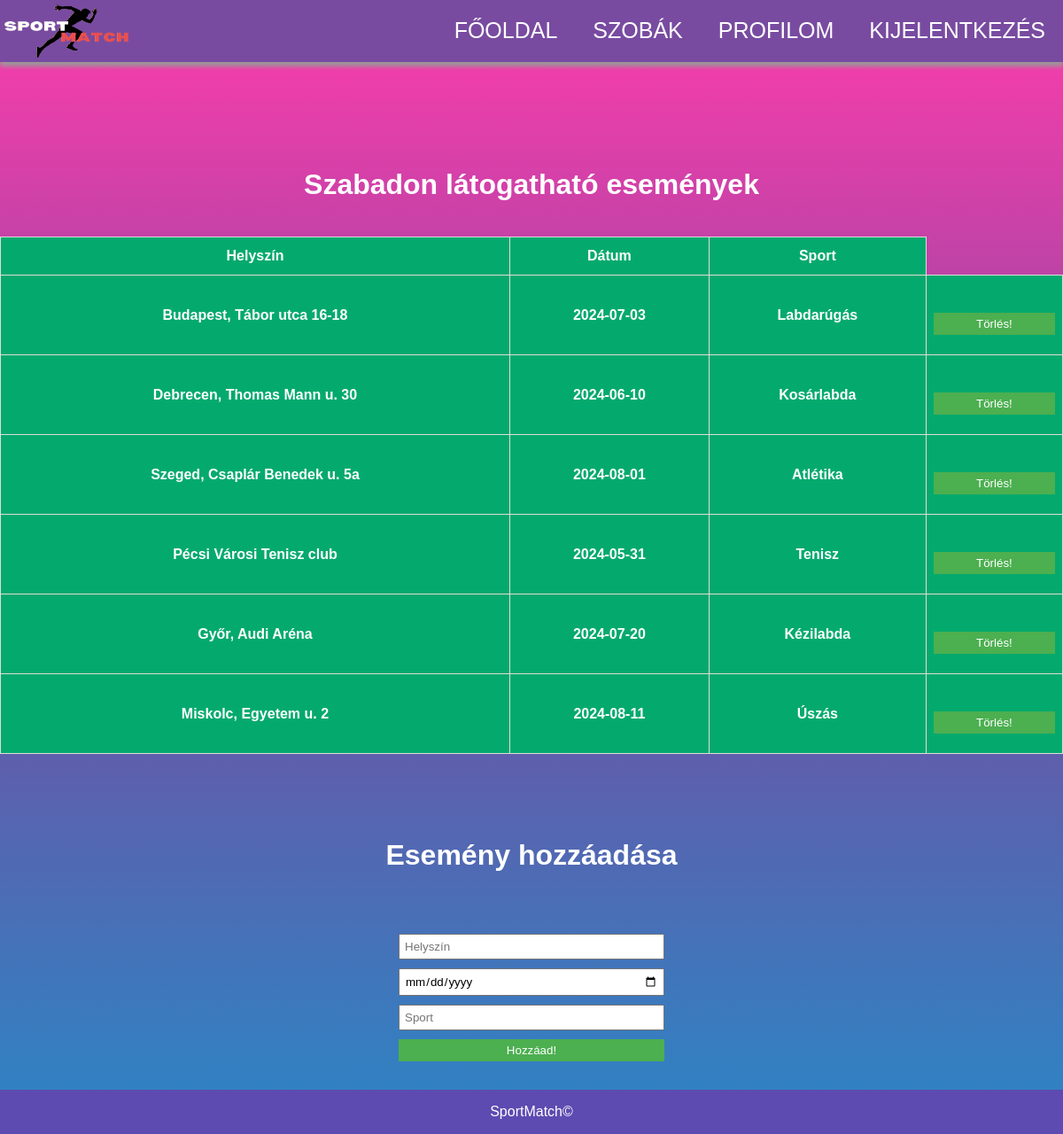
The app's page /admin.php with its own data.
### tables this page shows
CREATE TABLE `events` (
  `id` int(11) NOT NULL,
  `hely` varchar(100) NOT NULL,
  `date` date NOT NULL,
  `sport` varchar(100) NOT NULL
);

### admin.php (the view, shortened to what this page needs)
<?php
		require "config.php";
?>
<!DOCTYPE html>
<html lang="hu">
<head>
	<link rel="stylesheet" href="assets/css/roompage-style.css">
	<link rel="stylesheet" href="assets/css/admin.css">
</head>
<body>
	<nav id="nav-box">
        <ul class="menu_ul">
            <li class="menu_li"><img class="menu-left" src="imgs/kepppp.png" alt="logo" width="150" height="70"></li>
            <li class="menu_li"><a href="logout.php?logout=1" class="menu-right">Kijelentkezés</a></li>
            <li class="menu_li"><a href="profil.php?userid=<?= $_COOKIE['felhasznalonev'] ?>" class="menu-right">Profilom</a></li>
            <li class="menu_li"><a href="rooms.php?userid=<?= $_COOKIE['felhasznalonev'] ?>" class="menu-right">Szobák</a></li>
            <li class="menu_li"><a href="index.php?userid=<?= $_COOKIE["felhasznalonev"] ?>" class="menu-right">Főoldal</a></li>
        </ul>
    </nav><br><br><br><br><br>
	<h1 style="color:white">Szabadon látogatható események</h1>
	<table id="customers">
			<tr>
				<th>Helyszín</th>
				<th>Dátum</th>
				<th>Sport</th>
			</tr>
	<?php
            $lekerdezes = "SELECT * FROM events";
            $talalt_event = $conn->query($lekerdezes);
            while ($event = $talalt_event->fetch_assoc()) {
    ?>
			<tr>
				<th><?= $event['hely']; ?></th>
				<th><?= $event['date']; ?></th>
				<th><?= $event['sport']; ?></th>
				<th>
					<form action="admin.php" method="post">
						<input type="submit" name="delete-btn" value="Törlés!">
					</form>
				</th>
			</tr>
    <?php } ?>
	</table>
	<br><br>
	<h1 style="color:white">Esemény hozzáadása</h1>
	<form method="post" action="admin.php">
		<input type="text" name="hely" placeholder="Helyszín">
		<input type="date" name="date" placeholder="Dátum">
		<input type="text" name="sport" placeholder="Sport">
		<input type="submit" name="addevent-btn" value="Hozzáad!">
	</form>
	<br><br><br><br>
    <div class="footer"><span>SportMatch©</span></div>
</body>
</html>

### assets/css/roompage-style.css (style rules this page uses)
:root { --text-primary: #333; --text-match-button: #00B6FF; --button-color-primary: #00B6FF; --shadow: #999; --content-width: 1200px; }
* { margin: 0px; padding: 0px; font-family: sans-serif; box-sizing: border-box; }
body { background: linear-gradient(#ff3cac, #784ba0, #2b86c5); overflow-x: hidden; margin-top: 40px; padding: 40; background-size: cover; background-attachment: fixed; background-repeat: no-repeat; }
a { color: inherit; text-decoration: inherit; }
nav { position: fixed; top: 0; left: 0; width: 100%; z-index: 1000; background: #784ba0; box-shadow: 0px 5px 5px var(--shadow); }
nav ul { max-width: var(--content-width); margin: 0px auto; list-style-type: none; }
nav ul li a { font-size: 25px; text-transform: uppercase; text-decoration: none; color: #fff; padding: 20px; }
nav ul li .menu-left { float: left; padding: 5px; }
nav ul li .menu-right { float: right; }
.footer { width: 100%; position: fixed; bottom: 0; left: 0; padding: 1rem; background: #5E4BB1; color: white; font-weight: 500; display: flex; justify-content: center; align-items: center; gap: 0.2rem; }

### assets/css/admin.css (style rules this page uses)
h1 { font-size: 32px; text-align: center; padding-bottom: 40px; padding-top: 60px; }
#customers { font-family: Arial, Helvetica, sans-serif; border-collapse: collapse; width: 100%; }
#customers td, #customers th { border: 1px solid #ddd; padding: 8px; }
#customers tr:nth-child(even) { background-color: #f2f2f2; }
#customers th { padding-top: 12px; padding-bottom: 12px; text-align: center; background-color: #04AA6D; color: white; }
form { padding-top: 30px; display: flex; flex-direction: column; max-width: 300px; margin: auto; }
input[type="date"], input[type="text"], input[type="submit"] { margin-bottom: 10px; padding: 5px; }
input[type="submit"] { background-color: #4CAF50; color: white; border: none; cursor: pointer; }

### records on screen
events: hely "Budapest, Tábor utca 16-18", date "2024-07-03", sport "Labdarúgás"
events: hely "Debrecen, Thomas Mann u. 30", date "2024-06-10", sport "Kosárlabda"
events: hely "Szeged, Csaplár Benedek u. 5a", date "2024-08-01", sport "Atlétika"
events: hely "Pécsi Városi Tenisz club", date "2024-05-31", sport "Tenisz"
events: hely "Győr, Audi Aréna", date "2024-07-20", sport "Kézilabda"
events: hely "Miskolc, Egyetem u. 2", date "2024-08-11", sport "Úszás"
